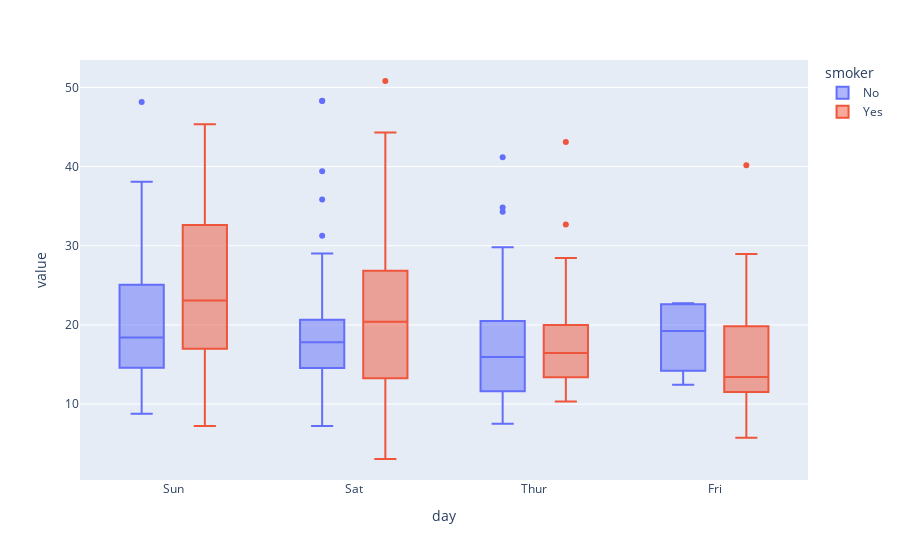

The cell this chart's notebook holds for it:
### Code cell
fig = px.box(df, x="day",y="["total_bill"]", color="smoker")
fig

### Figure 1 — Plotly figure (JSON) as saved in the notebook; plotly's stock layout.template omitted (floating-point values rounded to 4 significant figures; data arrays with more than 128 entries replaced by an {"elided": "..."} marker saying what was removed)
{"data": [{"alignmentgroup": "True", "hovertemplate": "smoker=No<br>day=%{x}<br>value=%{y}<extra></extra>", "legendgroup": "No", "marker": {"color": "#636efa"}, "name": "No", "notched": false, "offsetgroup": "No", "orientation": "v", "showlegend": true, "type": "box", "x": {"elided": "151 str values"}, "x0": " ", "xaxis": "x", "y": {"elided": "151 float values"}, "y0": " ", "yaxis": "y"}, {"alignmentgroup": "True", "hovertemplate": "smoker=Yes<br>day=%{x}<br>value=%{y}<extra></extra>", "legendgroup": "Yes", "marker": {"color": "#EF553B"}, "name": "Yes", "notched": false, "offsetgroup": "Yes", "orientation": "v", "showlegend": true, "type": "box", "x": ["Sat", "Sat", "Sat", "Sat", "Sat", "Sat", "Sat", "Sat", "Sat", "Sat", "Sat", "Thur", "Thur", "Fri", "Fri", "Fri", "Fri", "Fri", "Fri", "Fri", "Fri", "Fri", "Sat", "Sat", "Sat", "Sat", "Sat", "Sat", "Thur", "Sun", "Sat", "Sat", "Sat", "Sat", "Sun", "Sun", "Sun", "Sun", "Sun", "Sun", "Sun", "Sun", "Sun", "Sun", "Sun", "Sun", "Sun", "Sun", "Sun", "Sun", "Sun", "Sun", "Thur", "Thur", "Thur", "Thur", "Thur", "Thur", "Thur", "Thur", "Thur", "Thur", "Thur", "Thur", "Thur", "Thur", "Sat", "Sat", "Sat", "Sat", "Sat", "Sat", "Sat", "Sat", "Sat", "Sat", "Sat", "Sat", "Sat", "Fri", "Fri", "Fri", "Fri", "Fri", "Fri", "Sat", "Sat", "Sat", "Sat", "Sat", "Sat", "Sat", "Sat"], "x0": " ", "xaxis": "x", "y": [38.01, 11.24, 20.29, 13.81, 11.02, 18.29, 3.07, 15.01, 26.86, 25.28, 17.92, 19.44, 32.68, 28.97, 5.75, 16.32, 40.17, 27.28, 12.03, 21.01, 11.35, 15.38, 44.3, 22.42, 15.36, 20.49, 25.21, 14.31, 16, 17.51, 10.59, 10.63, 50.81, 15.81, 7.25, 31.85, 16.82, 32.9, 17.89, 14.48, 9.6, 34.63, 34.65, 23.33, 45.35, 23.17, 40.55, 20.9, 30.46, 18.15, 23.1, 15.69, 19.81, 28.44, 15.48, 16.58, 10.34, 43.11, 13, 13.51, 18.71, 12.74, 13, 16.4, 20.53, 16.47, 26.59, 38.73, 24.27, 12.76, 30.06, 25.89, 13.27, 28.17, 12.9, 28.15, 11.59, 7.74, 30.14, 12.16, 13.42, 8.58, 13.42, 16.27, 10.09, 22.12, 24.01, 15.69, 15.53, 12.6, 32.83, 27.18, 22.67], "y0": " ", "yaxis": "y"}], "layout": {"autosize": true, "boxmode": "group", "legend": {"title": {"text": "smoker"}, "tracegroupgap": 0}, "margin": {"t": 60}, "xaxis": {"anchor": "y", "autorange": true, "domain": [0, 1], "range": [-0.5275, 3.528], "title": {"text": "day"}, "type": "category"}, "yaxis": {"anchor": "x", "autorange": true, "domain": [0, 1], "range": [0.4178, 53.46], "title": {"text": "value"}, "type": "linear"}}}
